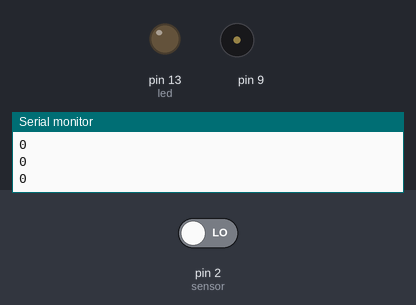
Recording of a sketch running on a simulated Arduino Uno, built with avr-gcc and run on an emulated ATmega328P. Shown: output pins drawn as LEDs (lit = HIGH), buzzer (waves = sounding), the last lines printed to the serial monitor. The inputs (shaded band) are chosen by the test bench; at power-on: pin 2 (sensor) LOW. At 4.3 s the program stops and its outputs stay as they are.

Above: at 1.2 s.
1.3 s: pin 2 (sensor) driven HIGH
At 2.7 s:
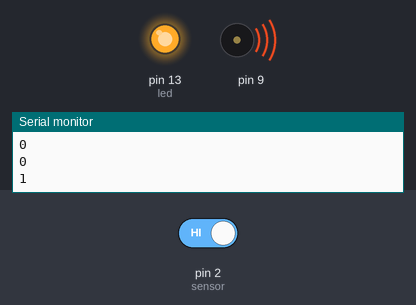
Timing chart, 0 to 5.3 s (numbered marks = the images above; inputs shaded):
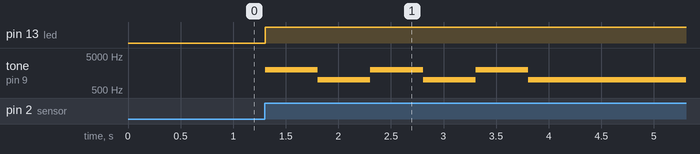

The sketch:

PIR_ALARM.ino
```cpp
int led = 13;
int sensor = 2;

void setup() {
  pinMode(led, OUTPUT);
  pinMode(9, OUTPUT);
  pinMode(sensor, INPUT);
  Serial.begin(9600);
}
void loop() {
  int sensorval = digitalRead(sensor);
  Serial.println(sensorval);

  if (sensorval == HIGH) {
    digitalWrite(led, HIGH);
    while(true){
      tone(9, 2000);
      delay(500);
      tone(9, 1000);
      delay(500);
    }
  }
}
```

Measured:
- after the input at 1.3 s, pin 13 (led): LOW → HIGH at once; tone on pin 9: alternates 2000 Hz for 0.50 s and 1000 Hz for 0.50 s, 6 changes in all, then stays 1000 Hz, starting at once
